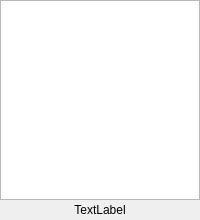
<?xml version="1.0" encoding="UTF-8"?>
<ui version="4.0">
 <class>ItemUi</class>
 <widget class="QWidget" name="ItemUi">
  <property name="geometry">
   <rect>
    <x>0</x>
    <y>0</y>
    <width>200</width>
    <height>220</height>
   </rect>
  </property>
  <property name="minimumSize">
   <size>
    <width>200</width>
    <height>220</height>
   </size>
  </property>
  <property name="maximumSize">
   <size>
    <width>200</width>
    <height>220</height>
   </size>
  </property>
  <property name="windowTitle">
   <string>Form</string>
  </property>
  <widget class="QGraphicsView" name="graphicsView">
   <property name="geometry">
    <rect>
     <x>0</x>
     <y>0</y>
     <width>200</width>
     <height>200</height>
    </rect>
   </property>
   <property name="sizePolicy">
    <sizepolicy hsizetype="Fixed" vsizetype="Fixed">
     <horstretch>0</horstretch>
     <verstretch>0</verstretch>
    </sizepolicy>
   </property>
   <property name="minimumSize">
    <size>
     <width>140</width>
     <height>0</height>
    </size>
   </property>
   <property name="maximumSize">
    <size>
     <width>167777</width>
     <height>16777215</height>
    </size>
   </property>
  </widget>
  <widget class="QLabel" name="deviceName">
   <property name="geometry">
    <rect>
     <x>0</x>
     <y>200</y>
     <width>200</width>
     <height>20</height>
    </rect>
   </property>
   <property name="text">
    <string>TextLabel</string>
   </property>
   <property name="alignment">
    <set>Qt::AlignCenter</set>
   </property>
  </widget>
 </widget>
 <resources/>
 <connections/>
</ui>
